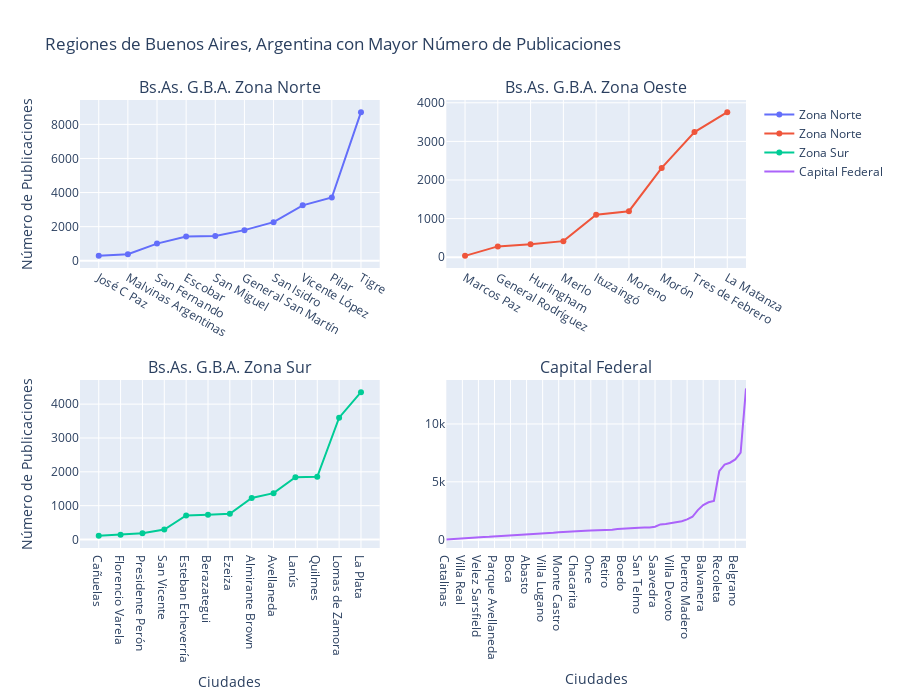

Here is the notebook cell this chart was saved with:
### Code cell
from plotly.subplots import make_subplots
import plotly.graph_objects as go

# Initialize figure with subplots
fig = make_subplots(
    rows=2, cols=2, subplot_titles=("Bs.As. G.B.A. Zona Norte", "Bs.As. G.B.A. Zona Oeste", "Bs.As. G.B.A. Zona Sur", "Capital Federal")
)

# Add traces
fig.add_trace(go.Scatter(x=g1.l3, y=g1.total_per_region,name="Zona Norte"), row=1, col=1)
fig.add_trace(go.Scatter(x=g2.l3, y=g2.total_per_region,name="Zona Norte"), row=1, col=2)
fig.add_trace(go.Scatter(x=g3.l3, y=g3.total_per_region,name="Zona Sur"),row=2, col=1)
fig.add_trace(go.Scatter(x=g4.l3, y=g4.total_per_region,name="Capital Federal"), row=2, col=2)

# Update xaxis properties
fig.update_xaxes(title_text="Ciudades", row=2, col=1)
fig.update_xaxes(title_text="Ciudades", row=2, col=2)

# Update yaxis properties
fig.update_yaxes(title_text="Número de Publicaciones", row=1, col=1)
fig.update_yaxes(title_text="Número de Publicaciones", row=2, col=1)

# Update title and height
fig.update_layout(title_text="Regiones de Buenos Aires, Argentina con Mayor Número de Publicaciones", height=700)

fig.show()

### Figure 1 — Plotly figure (JSON) as saved in the notebook; plotly's stock layout.template omitted (floating-point values rounded to 4 significant figures)
{"data": [{"name": "Zona Norte", "type": "scatter", "x": ["José C Paz", "Malvinas Argentinas", "San Fernando", "Escobar", "San Miguel", "General San Martín", "San Isidro", "Vicente López", "Pilar", "Tigre"], "xaxis": "x", "y": [287, 382, 1005, 1419, 1450, 1796, 2265, 3251, 3709, 8718], "yaxis": "y"}, {"name": "Zona Norte", "type": "scatter", "x": ["Marcos Paz", "General Rodríguez", "Hurlingham", "Merlo", "Ituzaingó", "Moreno", "Morón", "Tres de Febrero", "La Matanza"], "xaxis": "x2", "y": [35, 280, 337, 416, 1098, 1191, 2312, 3240, 3757], "yaxis": "y2"}, {"name": "Zona Sur", "type": "scatter", "x": ["Cañuelas", "Florencio Varela", "Presidente Perón", "San Vicente", "Esteban Echeverría", "Berazategui", "Ezeiza", "Almirante Brown", "Avellaneda", "Lanús", "Quilmes", "Lomas de Zamora", "La Plata"], "xaxis": "x3", "y": [108, 141, 185, 296, 711, 730, 759, 1228, 1370, 1839, 1853, 3599, 4354], "yaxis": "y3"}, {"name": "Capital Federal", "type": "scatter", "x": ["Catalinas", "Villa Riachuelo", "Villa Soldati", "Villa Real", "Agronomía", "Tribunales", "Velez Sarsfield", "Pompeya", "Versalles", "Parque Avellaneda", "Parque Chas", "Villa Ortuzar", "Boca", "Villa Santa Rita", "Villa General Mitre", "Abasto", "Constitución", "Parque Patricios", "Villa Lugano", "Centro / Microcentro", "Coghlan", "Monte Castro", "Congreso", "Villa Pueyrredón", "Chacarita", "Mataderos", "Barracas", "Once", "Las Cañitas", "Parque Chacabuco", "Retiro", "Monserrat", "San Nicolás", "Boedo", "Villa Luro", "Floresta", "San Telmo", "Paternal", "Liniers", "Saavedra", "Parque Centenario", "Villa del Parque", "Villa Devoto", "San Cristobal", "Colegiales", "Puerto Madero", "Nuñez", "Flores", "Balvanera", "Barrio Norte", "Villa Urquiza", "Recoleta", "Villa Crespo", "Caballito", "Belgrano", "Almagro", "Palermo"], "xaxis": "x4", "y": [5, 42, 69, 142, 165, 181, 194, 237, 245, 270, 291, 337, 351, 354, 426, 462, 474, 495, 516, 561, 589, 641, 678, 722, 752, 760, 773, 788, 789, 837, 852, 852, 911, 928, 941, 950, 1032, 1053, 1054, 1121, 1318, 1361, 1437, 1537, 1599, 1757, 1978, 2556, 2992, 3229, 3339, 5917, 6494, 6650, 6935, 7527, 13073], "yaxis": "y4"}], "layout": {"annotations": [{"font": {"size": 16}, "showarrow": false, "text": "Bs.As. G.B.A. Zona Norte", "x": 0.225, "xanchor": "center", "xref": "paper", "y": 1, "yanchor": "bottom", "yref": "paper"}, {"font": {"size": 16}, "showarrow": false, "text": "Bs.As. G.B.A. Zona Oeste", "x": 0.775, "xanchor": "center", "xref": "paper", "y": 1, "yanchor": "bottom", "yref": "paper"}, {"font": {"size": 16}, "showarrow": false, "text": "Bs.As. G.B.A. Zona Sur", "x": 0.225, "xanchor": "center", "xref": "paper", "y": 0.375, "yanchor": "bottom", "yref": "paper"}, {"font": {"size": 16}, "showarrow": false, "text": "Capital Federal", "x": 0.775, "xanchor": "center", "xref": "paper", "y": 0.375, "yanchor": "bottom", "yref": "paper"}], "height": 700, "title": {"text": "Regiones de Buenos Aires, Argentina con Mayor Número de Publicaciones"}, "xaxis": {"anchor": "y", "domain": [0, 0.45]}, "xaxis2": {"anchor": "y2", "domain": [0.55, 1]}, "xaxis3": {"anchor": "y3", "domain": [0, 0.45], "title": {"text": "Ciudades"}}, "xaxis4": {"anchor": "y4", "domain": [0.55, 1], "title": {"text": "Ciudades"}}, "yaxis": {"anchor": "x", "domain": [0.625, 1], "title": {"text": "Número de Publicaciones"}}, "yaxis2": {"anchor": "x2", "domain": [0.625, 1]}, "yaxis3": {"anchor": "x3", "domain": [0, 0.375], "title": {"text": "Número de Publicaciones"}}, "yaxis4": {"anchor": "x4", "domain": [0, 0.375]}}}
